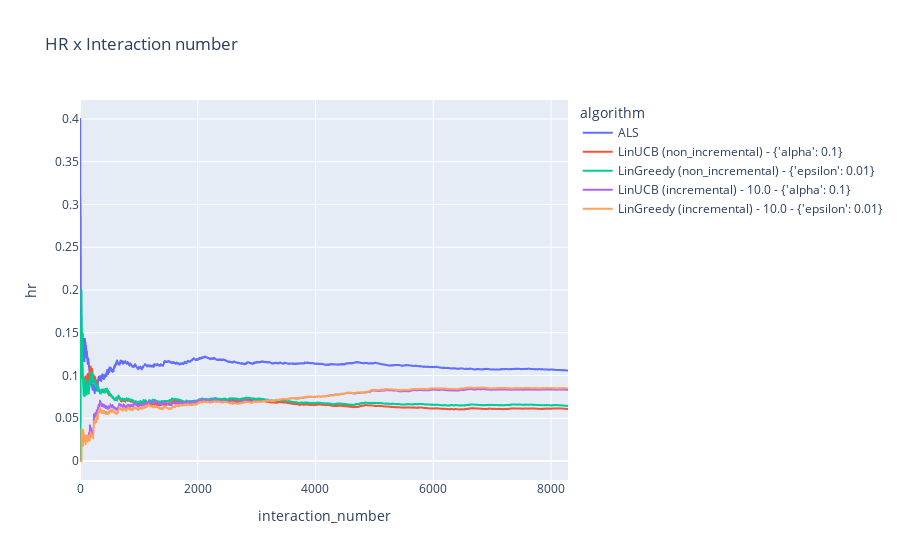

Here is the notebook cell this chart was saved with:
### Code cell
train_size = 0.15
save_path = f'results-v2/{round(train_size * 100):02}-{round((1 - train_size) * 100):02}/recs.csv'

df_recs = pd.read_csv(save_path)
df_recs = filter_best_results(df_recs)

new_algo_names = []
for i, row in df_recs.iterrows():
    new_name = row['algorithm']
    if not math.isnan(row['batch_size']):
        new_name += f' - {row["batch_size"]}'
    if row['hiperparams'] != '{}':
        new_name += f' - {row["hiperparams"]}'
    new_algo_names.append(new_name)

df_recs['algorithm'] = new_algo_names

df_hrs = pd.DataFrame(columns=['algorithm', 'interaction_number', 'hr'])
for algo in df_recs['algorithm'].unique():
    curr_interactions = df_recs[df_recs['algorithm'] == algo]
    curr_interactions = curr_interactions.sort_values(by='interaction_number')

    hrs = []
    hits = 0
    total = 0
    for i, interaction in curr_interactions.iterrows():
        total += 1
        if interaction['item_id'] in eval(interaction['recommendations']):
            hits += 1
        hrs.append(hits / total)
    
    df_hrs = pd.concat([df_hrs, pd.DataFrame({'algorithm': [algo for _ in range(len(hrs))], 'interaction_number': curr_interactions['interaction_number'], 'hr': hrs})])

fig = px.line(df_hrs, x='interaction_number', y='hr', color='algorithm', title='HR x Interaction number')
fig.show()

### Figure 1 — Plotly figure (JSON) as saved in the notebook; plotly's stock layout.template omitted (floating-point values rounded to 4 significant figures; data arrays with more than 128 entries replaced by an {"elided": "..."} marker saying what was removed)
{"data": [{"hovertemplate": "algorithm=ALS<br>interaction_number=%{x}<br>hr=%{y}<extra></extra>", "legendgroup": "ALS", "line": {"color": "#636efa", "dash": "solid"}, "marker": {"symbol": "circle"}, "mode": "lines", "name": "ALS", "showlegend": true, "type": "scattergl", "x": {"elided": "8290 int values"}, "xaxis": "x", "y": {"elided": "8290 float values"}, "yaxis": "y"}, {"hovertemplate": "algorithm=LinUCB (non_incremental) - {'alpha': 0.1}<br>interaction_number=%{x}<br>hr=%{y}<extra></extra>", "legendgroup": "LinUCB (non_incremental) - {'alpha': 0.1}", "line": {"color": "#EF553B", "dash": "solid"}, "marker": {"symbol": "circle"}, "mode": "lines", "name": "LinUCB (non_incremental) - {'alpha': 0.1}", "showlegend": true, "type": "scattergl", "x": {"elided": "8290 int values"}, "xaxis": "x", "y": {"elided": "8290 float values"}, "yaxis": "y"}, {"hovertemplate": "algorithm=LinGreedy (non_incremental) - {'epsilon': 0.01}<br>interaction_number=%{x}<br>hr=%{y}<extra></extra>", "legendgroup": "LinGreedy (non_incremental) - {'epsilon': 0.01}", "line": {"color": "#00cc96", "dash": "solid"}, "marker": {"symbol": "circle"}, "mode": "lines", "name": "LinGreedy (non_incremental) - {'epsilon': 0.01}", "showlegend": true, "type": "scattergl", "x": {"elided": "8290 int values"}, "xaxis": "x", "y": {"elided": "8290 float values"}, "yaxis": "y"}, {"hovertemplate": "algorithm=LinUCB (incremental) - 10.0 - {'alpha': 0.1}<br>interaction_number=%{x}<br>hr=%{y}<extra></extra>", "legendgroup": "LinUCB (incremental) - 10.0 - {'alpha': 0.1}", "line": {"color": "#ab63fa", "dash": "solid"}, "marker": {"symbol": "circle"}, "mode": "lines", "name": "LinUCB (incremental) - 10.0 - {'alpha': 0.1}", "showlegend": true, "type": "scattergl", "x": {"elided": "8290 int values"}, "xaxis": "x", "y": {"elided": "8290 float values"}, "yaxis": "y"}, {"hovertemplate": "algorithm=LinGreedy (incremental) - 10.0 - {'epsilon': 0.01}<br>interaction_number=%{x}<br>hr=%{y}<extra></extra>", "legendgroup": "LinGreedy (incremental) - 10.0 - {'epsilon': 0.01}", "line": {"color": "#FFA15A", "dash": "solid"}, "marker": {"symbol": "circle"}, "mode": "lines", "name": "LinGreedy (incremental) - 10.0 - {'epsilon': 0.01}", "showlegend": true, "type": "scattergl", "x": {"elided": "8290 int values"}, "xaxis": "x", "y": {"elided": "8290 float values"}, "yaxis": "y"}], "layout": {"legend": {"title": {"text": "algorithm"}, "tracegroupgap": 0}, "title": {"text": "HR x Interaction number"}, "xaxis": {"anchor": "y", "domain": [0, 1], "title": {"text": "interaction_number"}}, "yaxis": {"anchor": "x", "domain": [0, 1], "title": {"text": "hr"}}}}
